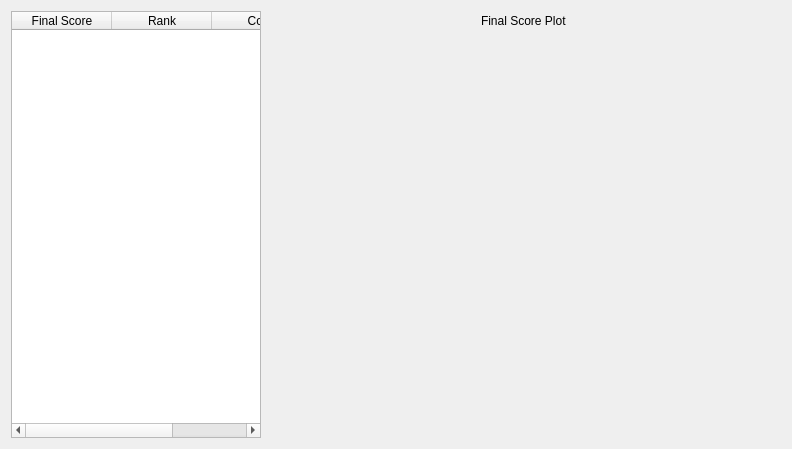
<ui version="4.0" >
 <class>McaResultView</class>
 <widget class="QWidget" name="McaResultView" >
  <property name="windowModality" >
   <enum>Qt::WindowModal</enum>
  </property>
  <property name="geometry" >
   <rect>
    <x>0</x>
    <y>0</y>
    <width>792</width>
    <height>449</height>
   </rect>
  </property>
  <property name="font" >
   <font>
    <family>Arial</family>
    <pointsize>9</pointsize>
   </font>
  </property>
  <property name="windowTitle" >
   <string>Form</string>
  </property>
  <layout class="QHBoxLayout" >
   <item>
    <widget class="FinalScoreTableWidget" name="final_table" >
     <property name="minimumSize" >
      <size>
       <width>250</width>
       <height>0</height>
      </size>
     </property>
     <property name="maximumSize" >
      <size>
       <width>250</width>
       <height>16777215</height>
      </size>
     </property>
     <property name="editTriggers" >
      <set>QAbstractItemView::NoEditTriggers</set>
     </property>
     <property name="alternatingRowColors" >
      <bool>true</bool>
     </property>
     <property name="selectionMode" >
      <enum>QAbstractItemView::ExtendedSelection</enum>
     </property>
     <property name="sortingEnabled" >
      <bool>false</bool>
     </property>
     <column>
      <property name="text" >
       <string>Final Score</string>
      </property>
     </column>
     <column>
      <property name="text" >
       <string>Rank</string>
      </property>
     </column>
     <column>
      <property name="text" >
       <string>Color</string>
      </property>
     </column>
    </widget>
   </item>
   <item>
    <layout class="QVBoxLayout" >
     <item>
      <layout class="QHBoxLayout" >
       <item>
        <spacer>
         <property name="orientation" >
          <enum>Qt::Horizontal</enum>
         </property>
         <property name="sizeHint" >
          <size>
           <width>40</width>
           <height>20</height>
          </size>
         </property>
        </spacer>
       </item>
       <item>
        <widget class="QLabel" name="label" >
         <property name="text" >
          <string>Final Score Plot</string>
         </property>
        </widget>
       </item>
       <item>
        <spacer>
         <property name="orientation" >
          <enum>Qt::Horizontal</enum>
         </property>
         <property name="sizeHint" >
          <size>
           <width>40</width>
           <height>20</height>
          </size>
         </property>
        </spacer>
       </item>
      </layout>
     </item>
     <item>
      <widget class="McaMplCanvas" native="1" name="mca_plot_canvas" >
       <property name="minimumSize" >
        <size>
         <width>500</width>
         <height>300</height>
        </size>
       </property>
       <property name="maximumSize" >
        <size>
         <width>980</width>
         <height>800</height>
        </size>
       </property>
      </widget>
     </item>
     <item>
      <spacer>
       <property name="orientation" >
        <enum>Qt::Vertical</enum>
       </property>
       <property name="sizeHint" >
        <size>
         <width>20</width>
         <height>40</height>
        </size>
       </property>
      </spacer>
     </item>
    </layout>
   </item>
  </layout>
 </widget>
 <customwidgets>
  <customwidget>
   <class>FinalScoreTableWidget</class>
   <extends>QTableWidget</extends>
   <header>FinalScoreTableWidget.h</header>
  </customwidget>
  <customwidget>
   <class>McaMplCanvas</class>
   <extends>QWidget</extends>
   <header>McaMplCanvas.h</header>
   <container>1</container>
  </customwidget>
 </customwidgets>
 <resources/>
 <connections/>
</ui>
